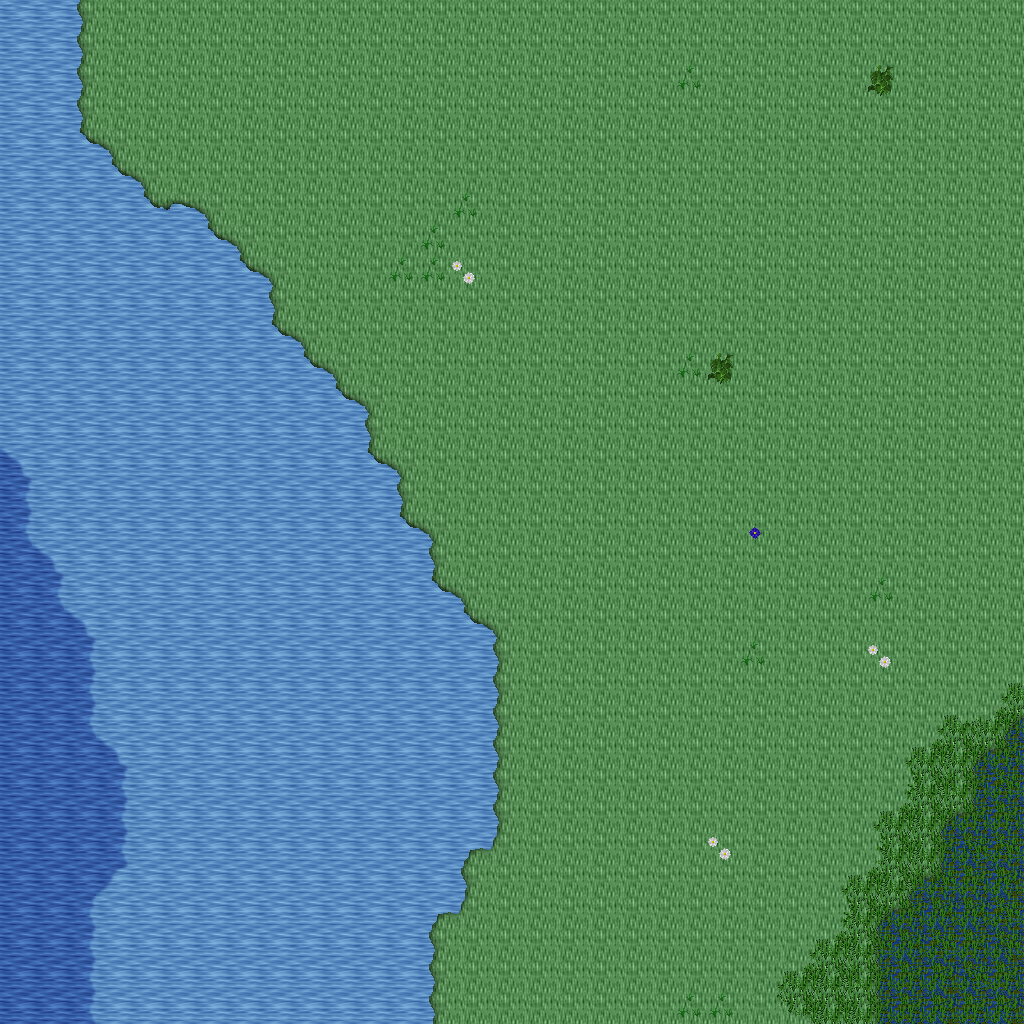

A level layout from a 2D game, rendered from its tile map. Below: a short description, then the map file with tile-grid data replaced by summaries:
An orthogonal 32x32 tile map with 32x32 px tiles, 5 tile layers (Ground, Objects, Objects2, Above, ...), 1 hidden layer not drawn, 33 tilesets.

<map version="1.10" tiledversion="1.11.0" orientation="orthogonal" renderorder="right-down" width="32" height="32" tilewidth="32" tileheight="32" infinite="0" nextlayerid="11" nextobjectid="1">
 <tileset firstgid="1" name="ground_ground" tilewidth="32" tileheight="32" tilecount="33" columns="3">
  <image source="../drawable/ground_ground.png" width="96" height="352" />
 </tileset>
 <tileset firstgid="34" name="ground_ice_ice" tilewidth="32" tileheight="32" tilecount="3" columns="3">
  <image source="../drawable/ground_ice_ice.png" width="96" height="32" />
 </tileset>
 <tileset firstgid="37" name="ground_water_pool" tilewidth="32" tileheight="32" tilecount="72" columns="3">
  <image source="../drawable/ground_water_pool.png" width="96" height="768" />
 </tileset>
 <tileset firstgid="109" name="ground_grass_edges" tilewidth="32" tileheight="32" tilecount="36" columns="12">
  <image source="../drawable/ground_grass_edges.png" width="384" height="96" />
 </tileset>
 <tileset firstgid="145" name="ground_ridge_ice_2" tilewidth="32" tileheight="32" tilecount="42" columns="7">
  <image source="../drawable/ground_ridge_ice_2.png" width="224" height="192" />
 </tileset>
 <tileset firstgid="187" name="ground_ridge_earth_dark" tilewidth="32" tileheight="32" tilecount="96" columns="12">
  <image source="../drawable/ground_ridge_earth_dark.png" width="384" height="256" />
 </tileset>
 <tileset firstgid="283" name="ground_rock_pebbles" tilewidth="32" tileheight="32" tilecount="3" columns="1">
  <image source="../drawable/ground_rock_pebbles.png" width="32" height="96" />
 </tileset>
 <tileset firstgid="286" name="plant_grasses" tilewidth="32" tileheight="32" tilecount="6" columns="3">
  <image source="../drawable/plant_grasses.png" width="96" height="64" />
 </tileset>
 <tileset firstgid="292" name="plant_bush_bushes" tilewidth="32" tileheight="32" tilecount="10" columns="5">
  <image source="../drawable/plant_bush_bushes.png" width="160" height="64" />
 </tileset>
 <tileset firstgid="302" name="ground_cobbled_paving" tilewidth="32" tileheight="32" tilecount="1" columns="1">
  <image source="../drawable/ground_cobbled_paving.png" width="32" height="32" />
 </tileset>
 <tileset firstgid="303" name="ground_grass_corners" tilewidth="32" tileheight="32" tilecount="24" columns="6">
  <image source="../drawable/ground_grass_corners.png" width="192" height="128" />
 </tileset>
 <tileset firstgid="327" name="plant_flower_daisy_white" tilewidth="32" tileheight="32" tilecount="8" columns="2">
  <image source="../drawable/plant_flower_daisy_white.png" width="64" height="128" />
 </tileset>
 <tileset firstgid="335" name="plant_flower_daisy_blue" tilewidth="32" tileheight="32" tilecount="8" columns="2">
  <image source="../drawable/plant_flower_daisy_blue.png" width="64" height="128" />
 </tileset>
 <tileset firstgid="343" name="item_armor_sword_rack" tilewidth="32" tileheight="32" tilecount="4" columns="2">
  <image source="../drawable/item_armor_sword_rack.png" width="64" height="64" />
 </tileset>
 <tileset firstgid="347" name="plant_stump_small_stump" tilewidth="32" tileheight="32" tilecount="4" columns="2">
  <image source="../drawable/plant_stump_small_stump.png" width="64" height="64" />
 </tileset>
 <tileset firstgid="351" name="item_postbox" tilewidth="32" tileheight="32" tilecount="4" columns="2">
  <image source="../drawable/item_postbox.png" width="64" height="64" />
 </tileset>
 <tileset firstgid="355" name="item_armor_weapons_rack" tilewidth="32" tileheight="32" tilecount="18" columns="9">
  <image source="../drawable/item_armor_weapons_rack.png" width="288" height="64" />
 </tileset>
 <tileset firstgid="373" name="item_pot_pot_golden_centred" tilewidth="32" tileheight="32" tilecount="3" columns="3">
  <image source="../drawable/item_pot_pot_golden_centred.png" width="96" height="32" />
 </tileset>
 <tileset firstgid="376" name="logic_creature_orc" tilewidth="32" tileheight="32" tilecount="6" columns="6">
  <image source="../drawable/logic_creature_orc.png" width="192" height="32" />
 </tileset>
 <tileset firstgid="382" name="logic_creature_animal" tilewidth="32" tileheight="32" tilecount="32" columns="8">
  <image source="../drawable/logic_creature_animal.png" width="256" height="128" />
 </tileset>
 <tileset firstgid="414" name="logic_creature_gnome" tilewidth="32" tileheight="32" tilecount="6" columns="6">
  <image source="../drawable/logic_creature_gnome.png" width="192" height="32" />
 </tileset>
 <tileset firstgid="420" name="logic_portal" tilewidth="32" tileheight="32" tilecount="24" columns="8">
  <image source="../drawable/logic_portal.png" width="256" height="96" />
 </tileset>
 <tileset firstgid="444" name="logic_collision" tilewidth="32" tileheight="32" tilecount="1" columns="1">
  <image source="../drawable/logic_collision.png" width="32" height="32" />
 </tileset>
 <tileset firstgid="445" name="logic_creature_frogman" tilewidth="32" tileheight="32" tilecount="3" columns="3">
  <image source="../drawable/logic_creature_frogman.png" width="96" height="32" />
 </tileset>
 <tileset firstgid="448" name="ground_water_swamp_water" tilewidth="32" tileheight="32" tilecount="33" columns="3">
  <image source="../drawable/ground_water_swamp_water.png" width="96" height="352" />
 </tileset>
 <tileset firstgid="481" name="plant_grasses_swamp" tilewidth="32" tileheight="32" tilecount="42" columns="6">
  <image source="../drawable/plant_grasses_swamp.png" width="192" height="224" />
 </tileset>
 <tileset firstgid="523" name="plant_stump_hollow_logs" tilewidth="32" tileheight="32" tilecount="6" columns="3">
  <image source="../drawable/plant_stump_hollow_logs.png" width="96" height="64" />
 </tileset>
 <tileset firstgid="529" name="plant_tree_tree_darkgreen" tilewidth="32" tileheight="32" tilecount="88" columns="8">
  <image source="../drawable/plant_tree_tree_darkgreen.png" width="256" height="352" />
 </tileset>
 <tileset firstgid="617" name="plant_tree_dead_tree_3" tilewidth="32" tileheight="32" tilecount="16" columns="4">
  <image source="../drawable/plant_tree_dead_tree_3.png" width="128" height="128" />
 </tileset>
 <tileset firstgid="633" name="building_chimney_smoke" tilewidth="32" tileheight="32" tilecount="40" columns="4">
  <image source="../drawable/building_chimney_smoke.png" width="128" height="320" />
 </tileset>
 <tileset firstgid="673" name="building_huts" tilewidth="32" tileheight="32" tilecount="338" columns="26">
  <image source="../drawable/building_huts.png" width="832" height="416" />
 </tileset>
 <tileset firstgid="1011" name="logic_creature_fowl" tilewidth="32" tileheight="32" tilecount="6" columns="6">
  <image source="../drawable/logic_creature_fowl.png" width="192" height="32" />
 </tileset>
 <tileset firstgid="1017" name="logic_creature_elemental" tilewidth="32" tileheight="32" tilecount="16" columns="8">
  <image source="../drawable/logic_creature_elemental.png" width="256" height="64" />
 </tileset>
 <layer id="1" name="Ground" width="32" height="32">
  <data>[1024 cells, 1024 non-empty, 9 distinct tile ids]</data>
 </layer>
 <layer id="2" name="Objects" width="32" height="32">
  <data>[1024 cells, 77 non-empty, 11 distinct tile ids]</data>
 </layer>
 <layer id="3" name="Objects2" width="32" height="32">
  <data>[1024 cells, 61 non-empty, 11 distinct tile ids]</data>
 </layer>
 <layer id="4" name="Above" width="32" height="32">
  <data>[1024 cells, 0 non-empty, 0 distinct tile ids]</data>
 </layer>
 <layer id="5" name="Above2" width="32" height="32">
  <data>[1024 cells, 0 non-empty, 0 distinct tile ids]</data>
 </layer>
 <layer id="6" name="Walkable" width="32" height="32" visible="0">
  <data>[1024 cells, 53 non-empty, 1 distinct tile ids]</data>
 </layer>
 <objectgroup id="7" name="Mapevents" />
 <objectgroup id="8" name="Spawn" />
 <objectgroup id="9" name="Keys" />
 <objectgroup id="10" name="Replace" />
</map>
